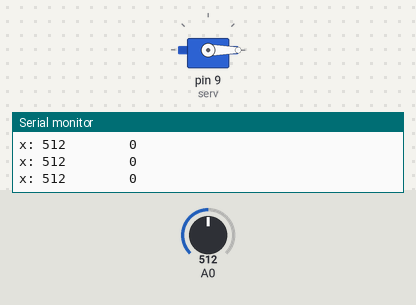
The sketch below on a simulated Arduino Uno, built with avr-gcc and run on an emulated ATmega328P. Parts: servo, the last lines printed to the serial monitor. Inputs (shaded band) come from the test bench; at power-on: A0 = 512.

Above: at 1.2 s.
1.3 s: A0 set to 306
At 2.1 s:
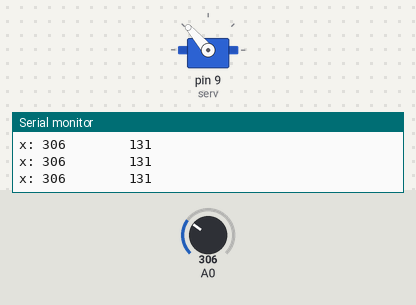
2.8 s: A0 set to 170
At 3.6 s:
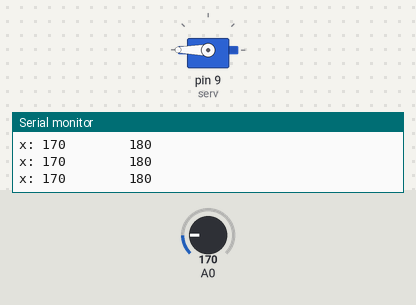
4.3 s: A0 set to 511
At 5.1 s:
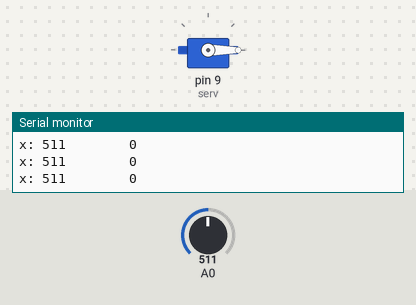
5.8 s: A0 set to 122
At 6.6 s:
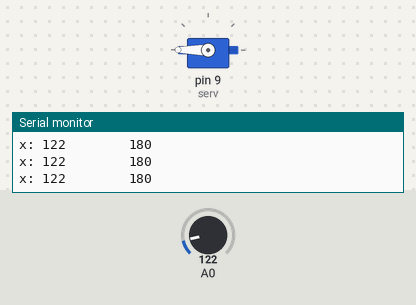
Timing chart, 0 to 8.3 s (numbered marks = the images above; inputs shaded):
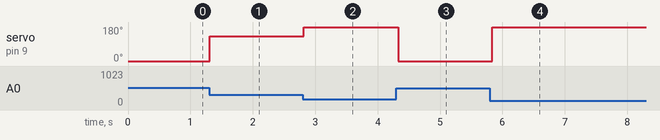

Measured:
- after the input at 1.3 s, servo on pin 9 (serv): 0° → 131° at once
- after the input at 2.8 s, servo on pin 9 (serv): 131° → 180° at once
- after the input at 4.3 s, servo on pin 9 (serv): 180° → 0° at once
- after the input at 5.8 s, servo on pin 9 (serv): 0° → 180° at once

The sketch:

v_1.1_single_servo_with_adxl.ino
```cpp
#include <AFMotor.h>
#include<Servo.h>

Servo serv;

int xv=0;
int xm=0;
int yv=0;

void setup() {
  // put your setup code here, to run once:
  Serial.begin(9600);
  serv.attach(9   );
  pinMode(A0,INPUT);
  pinMode(A1,INPUT);
  Serial.println("START");

}

void loop() {
  // put your main code here, to run repeatedly:

  Serial.print("x: ");
  xv=analogRead(A0);
  Serial.print(xv);

  xm=map(xv,270,400,180,0);
  if(xm>180)
  {
    xm=180;
  }
  else if(xm<0)
  {
    xm=0;
  }
  Serial.print("        ");
  Serial.println(xm);
  serv.write(xm);

//  Serial.print("y: ");
//  Serial.println(analogRead(A1));
  delay(100);
}
```
